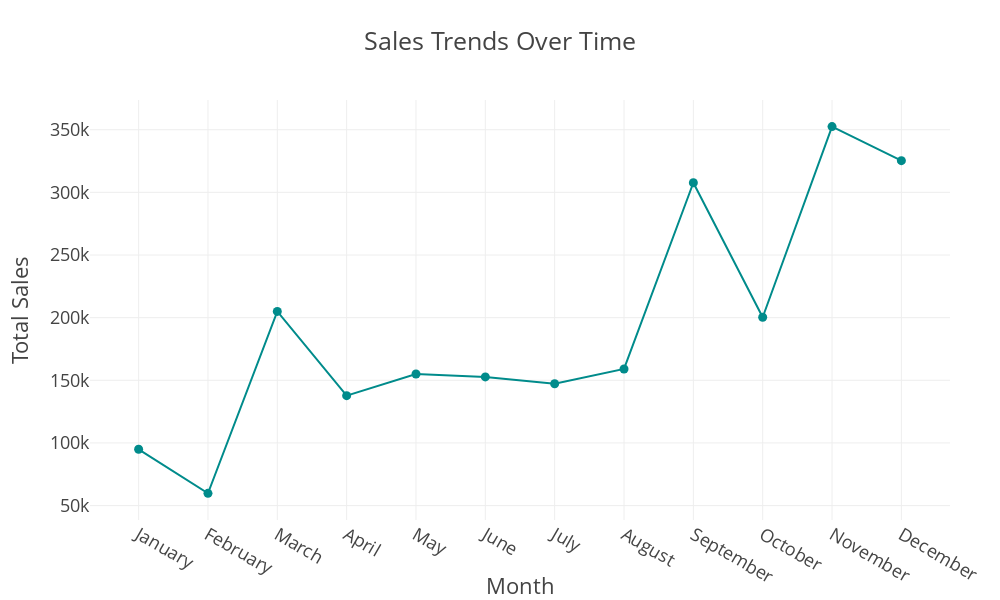

Source (notebook cell):
### Code cell
fig = px.line(
    sales_by_month,
    x='Month',
    y='Sales',
    title='Sales Trends Over Time',
    width= 1000,
    height= 600,
    markers=True
)

fig.update_traces(line=dict(color='darkcyan', width=2),)
fig.update_layout(
    xaxis_title='Month',
    yaxis_title='Total Sales',
    template='presentation',
     margin = dict(l=90, r=50)
)

fig.show()
fig.write_image(os.path.join(results_dir,'salesovertime_line_chart.jpg'))
fig.write_image(os.path.join(results_dir,'salesovertime_line_chart.png'))
fig.write_html(os.path.join(results_dir,'salesovertime_line_chart.html'))

### Figure 1 — Plotly figure (JSON) as saved in the notebook; plotly's stock layout.template omitted (floating-point values rounded to 4 significant figures)
{"data": [{"hovertemplate": "Month=%{x}<br>Sales=%{y}<extra></extra>", "legendgroup": "", "line": {"color": "darkcyan", "dash": "solid", "width": 2}, "marker": {"symbol": "circle"}, "mode": "lines+markers", "name": "", "orientation": "v", "showlegend": false, "type": "scatter", "x": ["January", "February", "March", "April", "May", "June", "July", "August", "September", "October", "November", "December"], "xaxis": "x", "y": [94920.0, 59750.0, 205000.0, 137800.0, 155000.0, 152700.0, 147200.0, 159000.0, 307600.0, 200300.0, 352500.0, 325300.0], "yaxis": "y"}], "layout": {"height": 600, "legend": {"tracegroupgap": 0}, "margin": {"l": 90, "r": 50}, "title": {"text": "Sales Trends Over Time"}, "width": 1000, "xaxis": {"anchor": "y", "autorange": true, "domain": [0, 1], "range": [-0.7012, 11.7], "title": {"text": "Month"}, "type": "category"}, "yaxis": {"anchor": "x", "autorange": true, "domain": [0, 1], "range": [-0.7986, 11.8], "title": {"text": "Total Sales"}, "type": "linear"}}}
